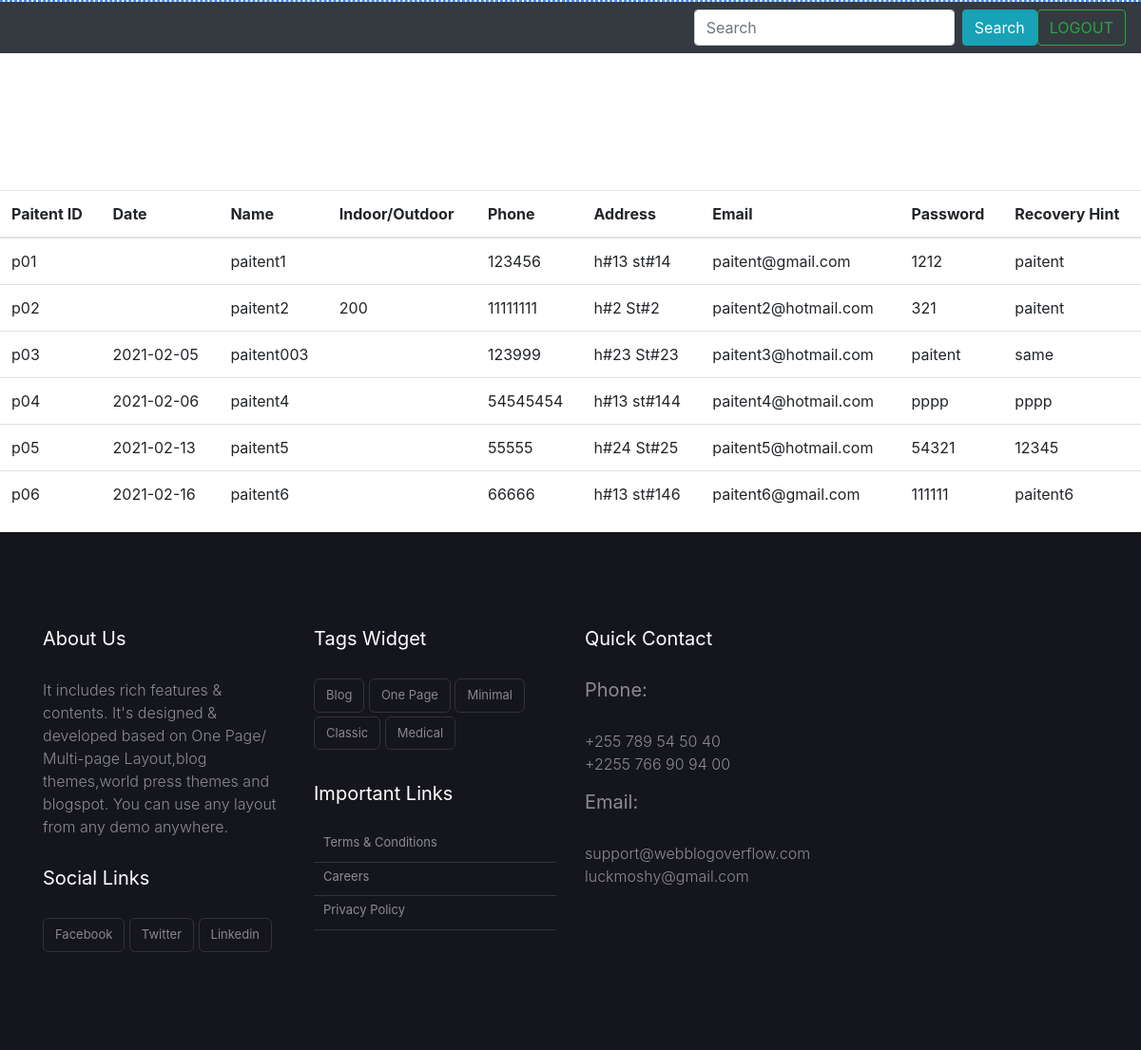
/viewpaitents.php, run on the app's committed database.
### tables this page shows
CREATE TABLE `paitent` (
  `id` int(11) NOT NULL,
  `paitentno` varchar(11) NOT NULL,
  `date` date DEFAULT NULL,
  `name` varchar(50) NOT NULL,
  `paitenttype` varchar(50) NOT NULL,
  `phone` int(11) NOT NULL,
  `address` varchar(50) NOT NULL,
  `email` varchar(50) NOT NULL,
  `password` varchar(50) NOT NULL,
  `hintanswer` varchar(50) NOT NULL,
  `dignosdetails` varchar(500) NOT NULL,
  `fee` int(11) NOT NULL,
  `testadvise` varchar(50) NOT NULL,
  `testresult` varchar(100) NOT NULL,
  `medicines` varchar(100) NOT NULL,
  `dietadvice` varchar(500) NOT NULL
);

### viewpaitents.php (the view, shortened to what this page needs)
<?php
  require("connect.php");
?>
<!DOCTYPE html>
<html>
    <head>
      <link href="//maxcdn.bootstrapcdn.com/bootstrap/4.1.1/css/bootstrap.min.css" rel="stylesheet" id="bootstrap-css">
      <link href="../../css/editor.css" rel="stylesheet">
      <link href="carousel.css" rel="stylesheet">
    </head>
    <body>
<header>
  <nav class="navbar navbar-expand-md navbar-dark bg-dark">
    <div class="collapse navbar-collapse" id="navbarCollapse">
      <form action="search.php" method="post" class="form-inline mt-2 mt-md-0">
        <input class="form-control mr-sm-2" type="text" name="search" placeholder="Search" aria-label="Search">
        <input type="submit" class="btn btn-info" name="submit" value="Search" class="btn btn-outline-success my-2 my-sm-0" />
      </form>
      <form action="login.php" method="post" class="form-inline mt-2 mt-md-0">
      <button class="btn btn-outline-success my-2 my-sm-0" type="submit">LOGOUT</button>
      </form>
    </div>
  </nav>
</header>
    <table class="table" style="">
	  <thead>
      <tr>
                            <th>Paitent ID</th>
                            <th>Date</th>
                            <th>Name</th>
                            <th>Indoor/Outdoor</th>
                            <th>Phone</th>
                            <th>Address</th>
                            <th>Email</th>
                            <th>Password</th>
                            <th>Recovery Hint</th>
                        </tr>
      	  </thead>
            <tbody>
                        <?php
                            $query = " SELECT * FROM `paitent` ";
                            $data = mysqli_query($con,$query);
                            if($data)
                                {
                                    while ($row = $data->fetch_assoc())
                                        {
                                            echo "<tr><td> ". $row["paitentno"]. " </td><td> ". $row["date"].
                                             " </td><td> ". $row["name"]. " </td><td> ". $row["paitenttype"]. "
                                            </td><td> ". $row["phone"]. "</td><td> ". $row["address"]. "
                                            </td><td> ". $row["email"]. "</td><td> ". $row["password"]. "
                                            </td><td> ". $row["hintanswer"]. "</td></tr> <br> ";
                                        }
                                }
                            else {"ERROR";}
                        ?>
                    </tbody>
                </table>
        <?php include("footer.php"); ?>
    </body>
</html>

### data on the page
paitent: paitentno "p01", name "paitent1", phone "123456", address "h#13 st#14", email "paitent@gmail.com", password "1212", hintanswer "paitent"
paitent: paitentno "p02", name "paitent2", paitenttype "200", phone "11111111", address "h#2 St#2", email "paitent2@hotmail.com", password "321", hintanswer "paitent"
paitent: paitentno "p03", date "2021-02-05", name "paitent003", phone "123999", address "h#23 St#23", email "paitent3@hotmail.com", password "paitent", hintanswer "same"
paitent: paitentno "p04", date "2021-02-06", name "paitent4", phone "54545454", address "h#13 st#144", email "paitent4@hotmail.com", password "pppp", hintanswer "pppp"
paitent: paitentno "p05", date "2021-02-13", name "paitent5", phone "55555", address "h#24 St#25", email "paitent5@hotmail.com", password "54321", hintanswer "12345"
paitent: paitentno "p06", date "2021-02-16", name "paitent6", phone "66666", address "h#13 st#146", email "paitent6@gmail.com", password "111111", hintanswer "paitent6"
